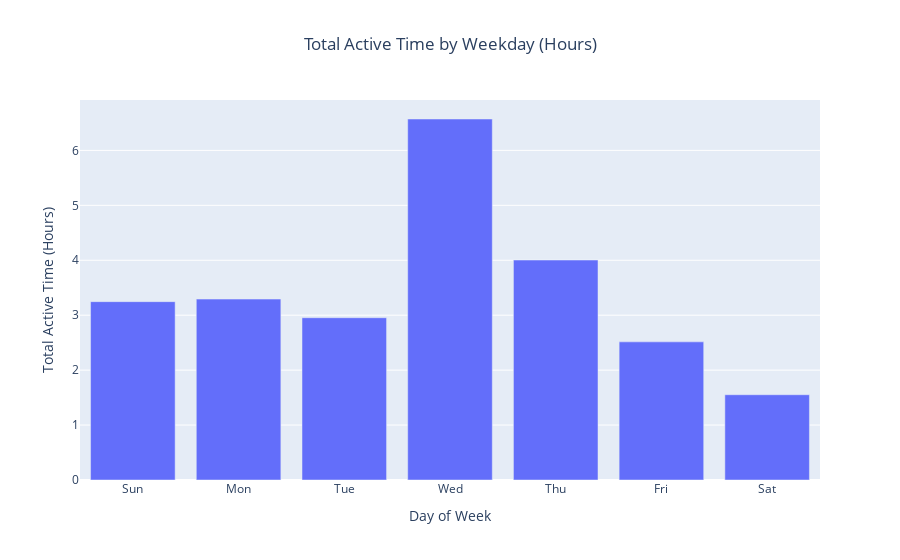
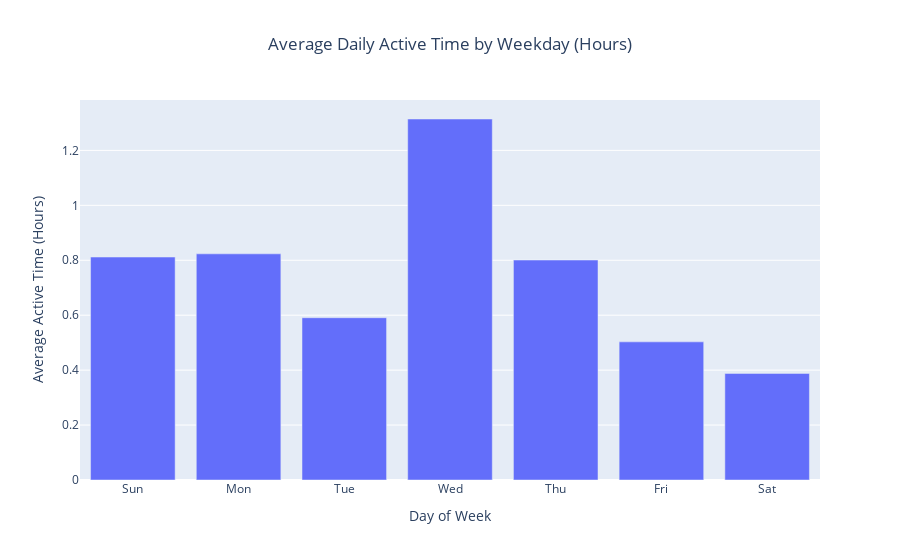

The notebook cell these images were saved under, in order:
### Code cell
def analyze_and_plot_browsing_data_plotly(df):
    # Convert eventtimeutc to datetime
    df['eventtimeutc'] = pd.to_datetime(df['eventtimeutc'], utc=True)
    df = df.sort_values(by=['eventtimeutc'])  # Ensure chronological order

    # Calculate time difference between consecutive events
    df['time_diff'] = df['eventtimeutc'].diff().fillna(pd.Timedelta(0))

    # Identify session ends when time difference exceeds 5 minutes
    df['session_end'] = df['time_diff'] > pd.Timedelta(minutes=5)
    df['session_id'] = df['session_end'].cumsum()

    # Group by session_id to get session start and end times
    sessions = df.groupby('session_id')['eventtimeutc'].agg(['min', 'max']).reset_index()
    sessions.columns = ['session_id', 'session_start', 'session_end']

    # Calculate session duration
    sessions['duration'] = sessions['session_end'] - sessions['session_start']

    # Prepare to collect daily active time
    daily_active_time = {}

    # Iterate over each session to split its duration into days
    for _, session in sessions.iterrows():
        start = session['session_start']
        end = session['session_end']
        duration = session['duration']

        if duration.total_seconds() == 0:
            continue  # Skip single-event sessions

        current_date = start.date()
        end_date = end.date()

        while current_date <= end_date:
            date_start = pd.Timestamp(current_date).tz_localize('UTC')
            date_end = date_start + pd.Timedelta(days=1)

            overlap_start = max(start, date_start)
            overlap_end = min(end, date_end)
            overlap_duration = max(pd.Timedelta(0), overlap_end - overlap_start)

            overlap_hours = overlap_duration.total_seconds() / 3600

            if current_date in daily_active_time:
                daily_active_time[current_date] += overlap_hours
            else:
                daily_active_time[current_date] = overlap_hours

            current_date += pd.Timedelta(days=1).to_pytimedelta()

    # Convert to DataFrame and cap at 24 hours
    dates = sorted(daily_active_time.keys())
    hours = [min(daily_active_time[date], 24) for date in dates]
    daily_active_time_df = pd.DataFrame({'date': dates, 'active_time_hours': hours})

    # Add a 'weekday' column (e.g., "Mon", "Tue")
    daily_active_time_df['weekday'] = daily_active_time_df['date'].apply(
        lambda x: x.strftime('%a')  # "Mon", "Tue", etc.
    )

    # Group by weekday and compute mean/median/total active time
    weekday_stats = daily_active_time_df.groupby('weekday')['active_time_hours'].agg(
        ['mean', 'median', 'sum']
    ).reset_index()

    # Reorder weekdays (Sun=0, Mon=1, ..., Sat=6)
    weekday_order = ['Sun', 'Mon', 'Tue', 'Wed', 'Thu', 'Fri', 'Sat']
    weekday_stats['weekday'] = pd.Categorical(
        weekday_stats['weekday'], 
        categories=weekday_order, 
        ordered=True
    )
    weekday_stats = weekday_stats.sort_values('weekday')

    # Plotting: Total Active Time by Weekday
    fig = px.bar(
        weekday_stats,
        x='weekday',
        y='sum',
        title='Total Active Time by Weekday (Hours)',
        labels={'sum': 'Total Active Time (Hours)', 'weekday': 'Day of Week'}
    )
    fig.update_layout(title_x=0.5)
    fig.show()

    # Plotting: Average Active Time by Weekday
    fig = px.bar(
        weekday_stats,
        x='weekday',
        y='mean',
        title='Average Daily Active Time by Weekday (Hours)',
        labels={'mean': 'Average Active Time (Hours)', 'weekday': 'Day of Week'}
    )
    fig.update_layout(title_x=0.5)
    fig.show()

    return daily_active_time_df, weekday_stats

# Example usage
daily_df, weekday_stats = analyze_and_plot_browsing_data_plotly(df)
print(weekday_stats)

### Figure 1 — Plotly figure (JSON) as saved in the notebook; plotly's stock layout.template omitted (floating-point values rounded to 4 significant figures)
{"data": [{"alignmentgroup": "True", "hovertemplate": "Day of Week=%{x}<br>Total Active Time (Hours)=%{y}<extra></extra>", "legendgroup": "", "marker": {"color": "#636efa", "pattern": {"shape": ""}}, "name": "", "offsetgroup": "", "orientation": "v", "showlegend": false, "textposition": "auto", "type": "bar", "x": ["Sun", "Mon", "Tue", "Wed", "Thu", "Fri", "Sat"], "xaxis": "x", "y": [3.247, 3.294, 2.954, 6.572, 4.004, 2.515, 1.552], "yaxis": "y"}], "layout": {"barmode": "relative", "legend": {"tracegroupgap": 0}, "title": {"text": "Total Active Time by Weekday (Hours)", "x": 0.5}, "xaxis": {"anchor": "y", "domain": [0, 1], "title": {"text": "Day of Week"}}, "yaxis": {"anchor": "x", "domain": [0, 1], "title": {"text": "Total Active Time (Hours)"}}}}

### Figure 2 — Plotly figure (JSON) as saved in the notebook; plotly's stock layout.template omitted (floating-point values rounded to 4 significant figures)
{"data": [{"alignmentgroup": "True", "hovertemplate": "Day of Week=%{x}<br>Average Active Time (Hours)=%{y}<extra></extra>", "legendgroup": "", "marker": {"color": "#636efa", "pattern": {"shape": ""}}, "name": "", "offsetgroup": "", "orientation": "v", "showlegend": false, "textposition": "auto", "type": "bar", "x": ["Sun", "Mon", "Tue", "Wed", "Thu", "Fri", "Sat"], "xaxis": "x", "y": [0.8117, 0.8234, 0.5908, 1.314, 0.8008, 0.503, 0.388], "yaxis": "y"}], "layout": {"barmode": "relative", "legend": {"tracegroupgap": 0}, "title": {"text": "Average Daily Active Time by Weekday (Hours)", "x": 0.5}, "xaxis": {"anchor": "y", "domain": [0, 1], "title": {"text": "Day of Week"}}, "yaxis": {"anchor": "x", "domain": [0, 1], "title": {"text": "Average Active Time (Hours)"}}}}
